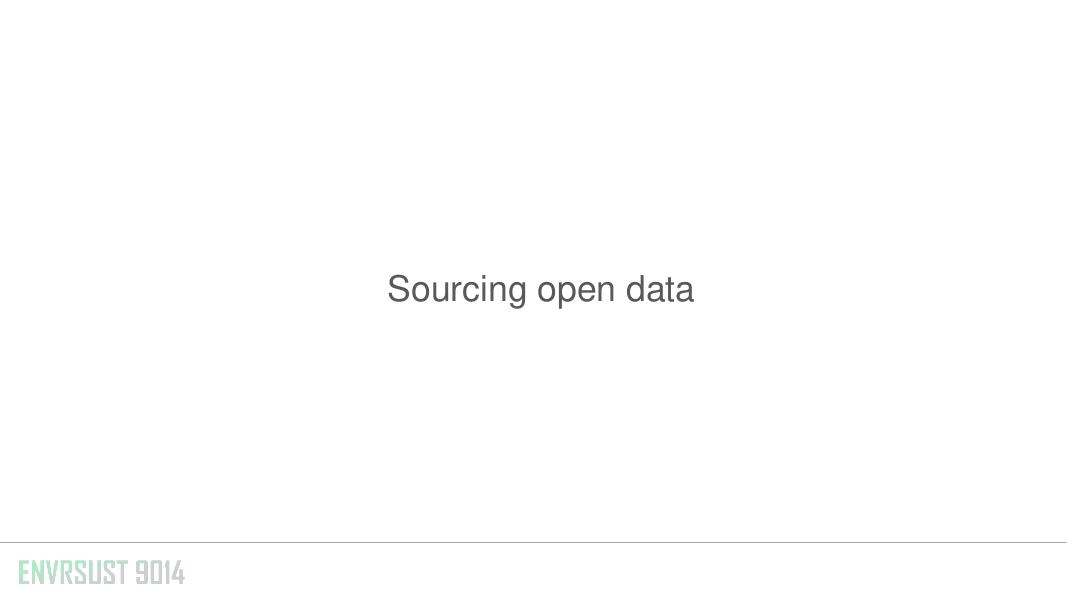
#> input picture _raw/pdf_pages/02 - Topic 2/p-04.jpg, 1067 x 600 px
$ python compare.py '../_raw/pdf_pages/02 - Topic 2/p-03.jpg' out.png '../_raw/pdf_pages/02 - Topic 2/p-04.jpg'
#> lines starting #> are read from the running program, lines starting #| are printed output that depends on the picture
"""Side-by-side image of the target (left) and the result (right) -> <job>/final/comparison.png
Usage: bash agent/py.sh agent/compare.py <job folder> [result image] [target image]
"""
import glob
import os
import sys

from PIL import Image, ImageDraw

job = sys.argv[1]
result = sys.argv[2] if len(sys.argv) > 2 else None
target = sys.argv[3] if len(sys.argv) > 3 else None
if not target:
    t = sorted(glob.glob(os.path.join(job, "inputs", "target.*")))
    target = t[0] if t else None
if not result:
    r = [p for p in sorted(glob.glob(os.path.join(job, "final", "*.png"))) if not p.endswith("comparison.png")]
    result = r[0] if r else None
if not (target and result):
    sys.exit(f"need a target and a result image (target={target}, result={result})")

a, b = Image.open(target).convert("RGB"), Image.open(result).convert("RGB")
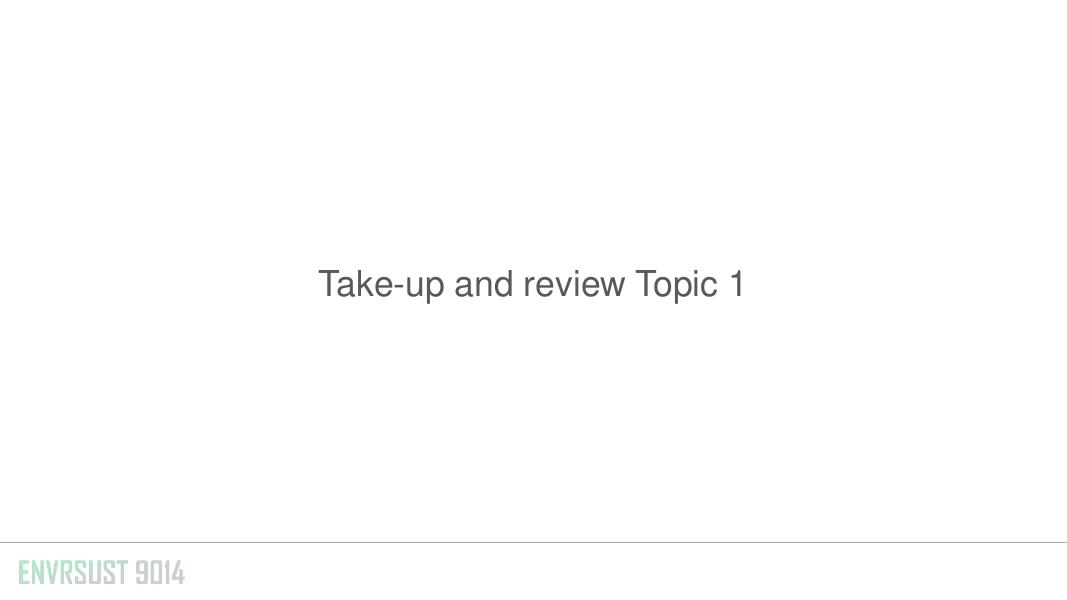
#> input picture _raw/pdf_pages/02 - Topic 2/p-03.jpg, 1067 x 600 px, given in place of out.png, which was not available
#> a is the input picture: PIL image 1067x600 RGB; mean R, G, B 254, 254.1, 254.1
#> b is the input picture: PIL image 1067x600 RGB; mean R, G, B 253.8, 253.9, 253.9
h = 900
a = a.resize((int(a.width * h / a.height), h))
#> a: PIL image 1600x900 RGB
b = b.resize((int(b.width * h / b.height), h))
#> b: PIL image 1600x900 RGB
out = Image.new("RGB", (a.width + b.width + 30, h + 40), "white")
#> out: PIL image 3230x940 RGB; every value is 255
out.paste(a, (10, 30)); out.paste(b, (a.width + 20, 30))
#> after `out.paste(a, (10, 30))`:
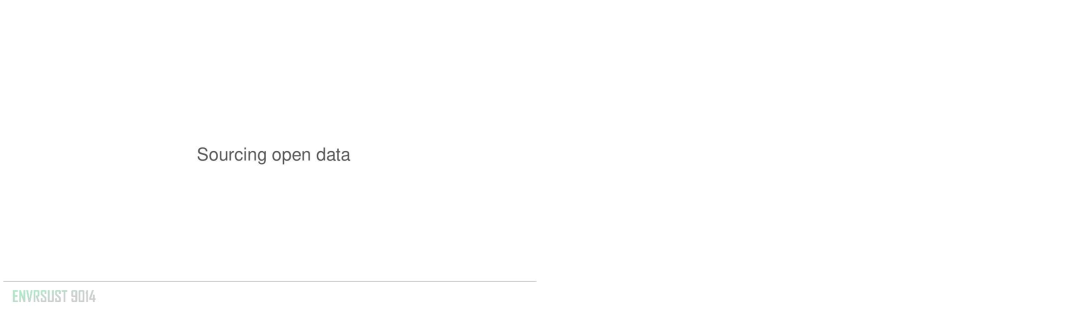
#> out: PIL image 3230x940 RGB (shown at 1/3 size); mean R, G, B 254.5, 254.6, 254.5
d = ImageDraw.Draw(out)
d.text((10, 8), "TARGET: " + os.path.basename(target), fill="black")
d.text((a.width + 20, 8), "RESULT: " + os.path.basename(result), fill="black")
dest = os.path.join(job, "final", "comparison.png")
out.save(dest)
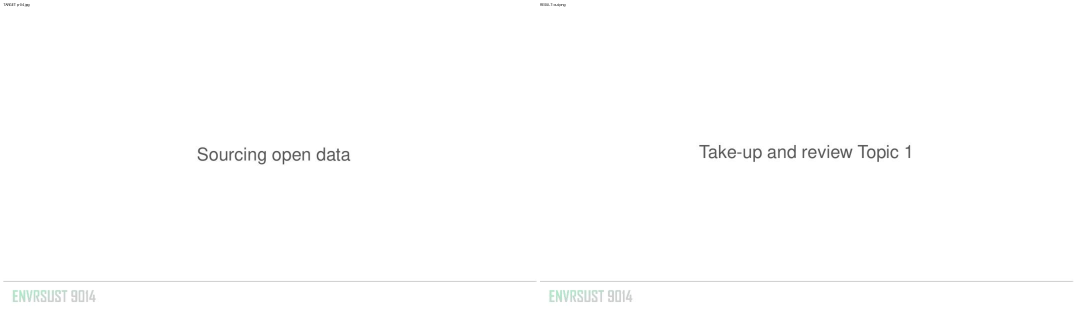
#> saved as comparison.png: PIL image 3230x940 RGB (shown at 1/3 size); mean R, G, B 253.9, 254, 254
print(dest)
